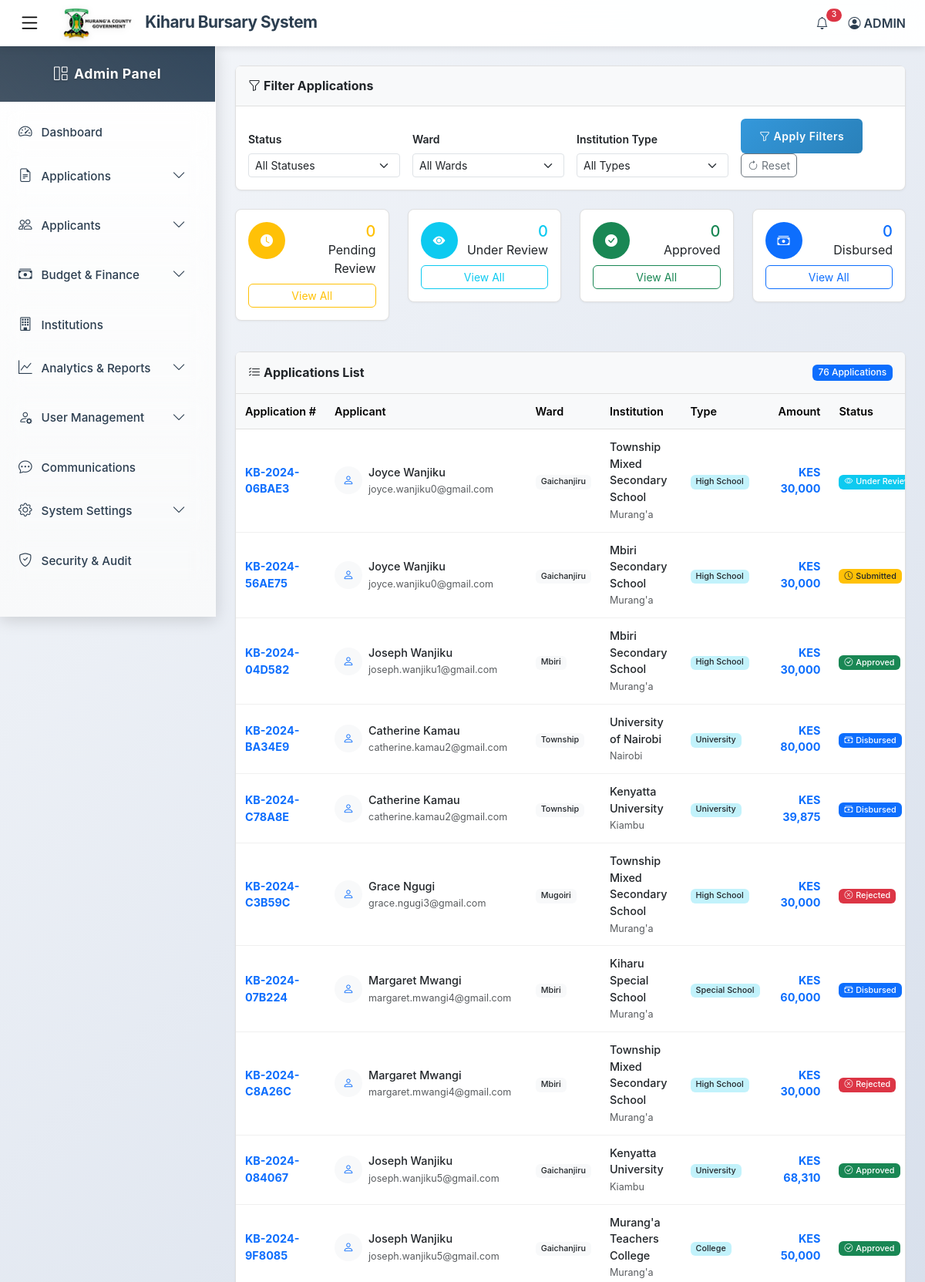
/applications/ (signed in, upper part), run on the app's committed database.
### kiharu_system/models.py (models this page shows, shortened)
class Application(models.Model):
    APPLICATION_STATUS = (
        ('draft', 'Draft'),
        ('submitted', 'Submitted'),
        ('under_review', 'Under Review'),
        ('approved', 'Approved'),
        ('rejected', 'Rejected'),
        ('disbursed', 'Disbursed'),
    )
    application_number = models.CharField(max_length=20, unique=True, editable=False)
    applicant = models.ForeignKey(Applicant, on_delete=models.CASCADE, related_name='applications')
    fiscal_year = models.ForeignKey(FiscalYear, on_delete=models.CASCADE)
    bursary_category = models.ForeignKey(BursaryCategory, on_delete=models.CASCADE)
    institution = models.ForeignKey(Institution, on_delete=models.CASCADE)
    status = models.CharField(max_length=20, choices=APPLICATION_STATUS, default='draft')
    admission_number = models.CharField(max_length=100)
    year_of_study = models.PositiveIntegerField()
    course_name = models.CharField(max_length=200, blank=True, null=True)  # For college/university
    expected_completion_date = models.DateField()
    total_fees_payable = models.DecimalField(max_digits=10, decimal_places=2)
    fees_paid = models.DecimalField(max_digits=10, decimal_places=2)
    fees_balance = models.DecimalField(max_digits=10, decimal_places=2)
    amount_requested = models.DecimalField(max_digits=10, decimal_places=2)
    other_bursaries = models.BooleanField(default=False)
    other_bursaries_amount = models.DecimalField(max_digits=10, decimal_places=2, default=0)
    other_bursaries_source = models.CharField(max_length=200, blank=True, null=True)
    is_orphan = models.BooleanField(default=False)
    is_disabled = models.BooleanField(default=False)
    has_chronic_illness = models.BooleanField(default=False)
    chronic_illness_description = models.TextField(blank=True, null=True)
    date_submitted = models.DateTimeField(auto_now_add=True)
    last_updated = models.DateTimeField(auto_now=True)
    previous_allocation = models.BooleanField(default=False)
    previous_allocation_year = models.CharField(max_length=20, blank=True, null=True)
    previous_allocation_amount = models.DecimalField(max_digits=10, decimal_places=2, default=0)

class Applicant(models.Model):
    GENDER_CHOICES = (
        ('M', 'Male'),
        ('F', 'Female'),
    )
    user = models.OneToOneField(User, on_delete=models.CASCADE, related_name='applicant_profile')
    gender = models.CharField(max_length=1, choices=GENDER_CHOICES)
    date_of_birth = models.DateField()
    id_number = models.CharField(max_length=20, unique=True)
    ward = models.ForeignKey(Ward, on_delete=models.SET_NULL, null=True, related_name='residents')
    location = models.ForeignKey(Location, on_delete=models.SET_NULL, null=True)
    sublocation = models.ForeignKey(SubLocation, on_delete=models.SET_NULL, null=True)
    village = models.ForeignKey(Village, on_delete=models.SET_NULL, null=True)
    physical_address = models.TextField()
    postal_address = models.CharField(max_length=100, blank=True, null=True)
    special_needs = models.BooleanField(default=False)
    special_needs_description = models.TextField(blank=True, null=True)

class User(AbstractUser):
    USER_TYPES = (
        ('applicant', 'Applicant'),
        ('admin', 'Administrator'),
        ('reviewer', 'Application Reviewer'),
        ('finance', 'Finance Officer'),
    )
    user_type = models.CharField(max_length=20, choices=USER_TYPES, default='applicant')
    id_number = models.CharField(max_length=20, unique=True, null=True, blank=True)
    phone_regex = RegexValidator(
        regex=r'^\+254\d{9}$',
        message="Phone number must be entered in the format: '+254XXXXXXXXX'. Exactly 12 digits including country code."
    )
    phone_number = models.CharField(validators=[phone_regex], max_length=17, blank=True)

class Ward(models.Model):
    name = models.CharField(max_length=100)
    description = models.TextField(blank=True, null=True)

class Institution(models.Model):
    INSTITUTION_TYPES = (
        ('highschool', 'High School'),
        ('special_school', 'Special School'),
        ('college', 'College'),
        ('university', 'University'),
    )
    name = models.CharField(max_length=200)
    institution_type = models.CharField(max_length=20, choices=INSTITUTION_TYPES)
    county = models.CharField(max_length=100)
    postal_address = models.CharField(max_length=100, blank=True, null=True)
    phone_number = models.CharField(max_length=20, blank=True, null=True)
    email = models.EmailField(blank=True, null=True)

class BursaryCategory(models.Model):
    CATEGORY_TYPES = (
        ('highschool', 'High School'),
        ('special_school', 'Special School'),
        ('college', 'College'),
        ('university', 'University'),
    )
    name = models.CharField(max_length=100)
    category_type = models.CharField(max_length=20, choices=CATEGORY_TYPES)
    fiscal_year = models.ForeignKey(FiscalYear, on_delete=models.CASCADE, related_name='categories')
    allocation_amount = models.DecimalField(max_digits=12, decimal_places=2)
    max_amount_per_applicant = models.DecimalField(max_digits=10, decimal_places=2)

### kiharu_system/views.py (the view)
# urls.py: path('applications/', views.application_list, name='application_list'),
@login_required
@user_passes_test(is_reviewer)
def application_list(request):
    applications = Application.objects.all().select_related('applicant__user', 'institution', 'bursary_category')
    status = request.GET.get('status')
    ward = request.GET.get('ward')
    institution_type = request.GET.get('institution_type')
    if status:
        applications = applications.filter(status=status)
    if ward:
        applications = applications.filter(applicant__ward__id=ward)
    if institution_type:
        applications = applications.filter(bursary_category__category_type=institution_type)
    paginator = Paginator(applications, 25)
    page_number = request.GET.get('page')
    page_obj = paginator.get_page(page_number)
    wards = Ward.objects.all()
    context = {
        'page_obj': page_obj,
        'wards': wards,
        'current_status': status,
        'current_ward': ward,
        'current_institution_type': institution_type,
    }
    return render(request, 'admin/application_list.html', context)

### templates/admin/application_list.html (shortened to what this page needs)
{% extends 'admin_base.html' %}
{% load humanize %}
{% block content %}
<div class="card mb-4">
    <div class="card-header bg-light py-3">
        <h6 class="m-0 fw-bold">
            <i class="bi bi-funnel me-1"></i>Filter Applications
        </h6>
    </div>
    <div class="card-body">
        <form method="get" class="row g-3 align-items-end">
            <div class="col-md-3">
                <label for="status" class="form-label small fw-semibold">Status</label>
                <select class="form-select form-select-sm" name="status" id="status">
                    <option value="">All Statuses</option>
                </select>
            </div>
            <div class="col-md-3">
                <label for="ward" class="form-label small fw-semibold">Ward</label>
                <select class="form-select form-select-sm" name="ward" id="ward">
                    <option value="">All Wards</option>
                </select>
            </div>
            <div class="col-md-3">
                <label for="institution_type" class="form-label small fw-semibold">Institution Type</label>
                <select class="form-select form-select-sm" name="institution_type" id="institution_type">
                    <option value="">All Types</option>
                </select>
            </div>
            <div class="col-md-3">
                <button type="submit" class="btn btn-primary btn-sm me-1">
                    <i class="bi bi-funnel me-1"></i>Apply Filters
                </button>
                <a href="{% url 'application_list' %}" class="btn btn-outline-secondary btn-sm">
                    <i class="bi bi-arrow-clockwise me-1"></i>Reset
                </a>
            </div>
        </form>
    </div>
</div>
<div class="row mb-4">
    <div class="col-xl-3 col-md-6 mb-3">
        <div class="card card-stats">
            <div class="card-body">
                <div class="row">
                    <div class="col-3">
                        <div class="icon-circle bg-warning text-white">
                            <i class="bi bi-clock-fill"></i>
                        </div>
                    </div>
                    <div class="col-9 text-end">
                        <div class="h5 font-weight-bold text-warning mb-0">{{ pending_count|default:0 }}</div>
                        <span class="text-sm">Pending Review</span>
                    </div>
                </div>
                <div class="mt-2">
                    <a href="?status=submitted" class="btn btn-sm btn-outline-warning w-100">
                        View All
                    </a>
                </div>
            </div>
        </div>
    </div>
    <div class="col-xl-3 col-md-6 mb-3">
        <div class="card card-stats">
            <div class="card-body">
                <div class="row">
                    <div class="col-3">
                        <div class="icon-circle bg-info text-white">
                            <i class="bi bi-eye-fill"></i>
                        </div>
                    </div>
                    <div class="col-9 text-end">
                        <div class="h5 font-weight-bold text-info mb-0">{{ under_review_count|default:0 }}</div>
                        <span class="text-sm">Under Review</span>
                    </div>
                </div>
                <div class="mt-2">
                    <a href="?status=under_review" class="btn btn-sm btn-outline-info w-100">
                        View All
                    </a>
                </div>
            </div>
        </div>
    </div>
    <div class="col-xl-3 col-md-6 mb-3">
        <div class="card card-stats">
            <div class="card-body">
                <div class="row">
                    <div class="col-3">
                        <div class="icon-circle bg-success text-white">
                            <i class="bi bi-check-circle-fill"></i>
                        </div>
                    </div>
                    <div class="col-9 text-end">
                        <div class="h5 font-weight-bold text-success mb-0">{{ approved_count|default:0 }}</div>
                        <span class="text-sm">Approved</span>
                    </div>
                </div>
                <div class="mt-2">
                    <a href="?status=approved" class="btn btn-sm btn-outline-success w-100">
                        View All
                    </a>
                </div>
            </div>
        </div>
    </div>
    <div class="col-xl-3 col-md-6 mb-3">
        <div class="card card-stats">
            <div class="card-body">
                <div class="row">
                    <div class="col-3">
                        <div class="icon-circle bg-primary text-white">
                            <i class="bi bi-cash-stack"></i>
                        </div>
                    </div>
                    <div class="col-9 text-end">
                        <div class="h5 font-weight-bold text-primary mb-0">{{ disbursed_count|default:0 }}</div>
                        <span class="text-sm">Disbursed</span>
                    </div>
                </div>
                <div class="mt-2">
                    <a href="?status=disbursed" class="btn btn-sm btn-outline-primary w-100">
                        View All
                    </a>
                </div>
            </div>
        </div>
    </div>
</div>
<div class="card">
    <div class="card-header bg-light py-3 d-flex justify-content-between align-items-center">
        <h6 class="m-0 fw-bold">
            <i class="bi bi-list-check me-1"></i>Applications List
        </h6>
        <span class="badge bg-primary">{{ page_obj.paginator.count }} Applications</span>
    </div>
    <div class="card-body p-0">
        <div class="table-container">
            <table class="table table-sm table-hover align-middle mb-0">
                <thead class="table-light">
                    <tr>
                        <th>Application #</th>
                        <th>Applicant</th>
                        <th>Ward</th>
                        <th>Institution</th>
                        <th>Type</th>
                        <th class="text-end">Amount</th>
                        <th>Status</th>
                    </tr>
                </thead>
                <tbody>
                    {% for application in page_obj %}
                    <tr>
                        <td>
                            <strong class="text-primary">{{ application.application_number }}</strong>
                        </td>
                        <td>
                            <div class="d-flex align-items-center">
                                <div class="icon-circle-sm bg-light text-primary me-2">
                                    <i class="bi bi-person"></i>
                                </div>
                                <div>
                                    <div class="fw-medium">{{ application.applicant.user.get_full_name }}</div>
                                    <small class="text-muted">{{ application.applicant.user.email }}</small>
                                </div>
                            </div>
                        </td>
                        <td>
                            <span class="badge bg-light text-dark">
                                {{ application.applicant.ward.name|default:"N/A" }}
                            </span>
                        </td>
                        <td>
                            <div>
                                <div class="fw-medium">{{ application.institution.name }}</div>
                                <small class="text-muted">{{ application.institution.county }}</small>
                            </div>
                        </td>
                        <td>
                            <span class="badge bg-info bg-opacity-25 text-dark">
                                {{ application.bursary_category.get_category_type_display }}
                            </span>
                        </td>
                        <td class="text-end fw-bold text-primary">
                            KES {{ application.amount_requested|floatformat:0|intcomma }}
                        </td>
                        <td>
                            {% if application.status == 'submitted' %}
                                <span class="badge bg-warning text-dark">
                                    <i class="bi bi-clock me-1"></i>Submitted
                                </span>
                            {% elif application.status == 'approved' %}
                                <span class="badge bg-success">
                                    <i class="bi bi-check-circle me-1"></i>Approved
                                </span>
                            {% elif application.status == 'rejected' %}
                                <span class="badge bg-danger">
                                    <i class="bi bi-x-circle me-1"></i>Rejected
                                </span>
                            {% elif application.status == 'under_review' %}
                                <span class="badge bg-info">
                                    <i class="bi bi-eye me-1"></i>Under Review
                                </span>
                            {% elif application.status == 'disbursed' %}
                                <span class="badge bg-primary">
                                    <i class="bi bi-cash-stack me-1"></i>Disbursed
                                </span>
                            {% else %}
                                <span class="badge bg-secondary">{{ application.get_status_display }}</span>
                            {% endif %}
                        </td>
                    </tr>
                    {% endfor %}
                </tbody>
            </table>
        </div>
    </div>
</div>
{% endblock %}

### data on the page
Application: application_number "KB-2024-06BAE3", applicant.user.get_full_name "Joyce Wanjiku", applicant.user.email "joyce.wanjiku0@gmail.com", applicant.ward.name "Gaichanjiru", institution.name "Township Mixed Secondary School", institution.county "Murang'a", bursary_category.category_type "High School", amount_requested "30,000", status "under_review" (drawn)
Application: application_number "KB-2024-56AE75", applicant.user.get_full_name "Joyce Wanjiku", applicant.user.email "joyce.wanjiku0@gmail.com", applicant.ward.name "Gaichanjiru", institution.name "Mbiri Secondary School", institution.county "Murang'a", bursary_category.category_type "High School", amount_requested "30,000", status "submitted" (drawn)
Application: application_number "KB-2024-04D582", applicant.user.get_full_name "Joseph Wanjiku", applicant.user.email "joseph.wanjiku1@gmail.com", applicant.ward.name "Mbiri", institution.name "Mbiri Secondary School", institution.county "Murang'a", bursary_category.category_type "High School", amount_requested "30,000", status "approved" (drawn)
Application: application_number "KB-2024-BA34E9", applicant.user.get_full_name "Catherine Kamau", applicant.user.email "catherine.kamau2@gmail.com", applicant.ward.name "Township", institution.name "University of Nairobi", institution.county "Nairobi", bursary_category.category_type "University", amount_requested "80,000", status "disbursed" (drawn)
Application: application_number "KB-2024-C78A8E", applicant.user.get_full_name "Catherine Kamau", applicant.user.email "catherine.kamau2@gmail.com", applicant.ward.name "Township", institution.name "Kenyatta University", institution.county "Kiambu", bursary_category.category_type "University", amount_requested "39,875", status "disbursed" (drawn)
Application: application_number "KB-2024-C3B59C", applicant.user.get_full_name "Grace Ngugi", applicant.user.email "grace.ngugi3@gmail.com", applicant.ward.name "Mugoiri", institution.name "Township Mixed Secondary School", institution.county "Murang'a", bursary_category.category_type "High School", amount_requested "30,000", status "rejected" (drawn)
Application: application_number "KB-2024-07B224", applicant.user.get_full_name "Margaret Mwangi", applicant.user.email "margaret.mwangi4@gmail.com", applicant.ward.name "Mbiri", institution.name "Kiharu Special School", institution.county "Murang'a", bursary_category.category_type "Special School", amount_requested "60,000", status "disbursed" (drawn)
Application: application_number "KB-2024-C8A26C", applicant.user.get_full_name "Margaret Mwangi", applicant.user.email "margaret.mwangi4@gmail.com", applicant.ward.name "Mbiri", institution.name "Township Mixed Secondary School", institution.county "Murang'a", bursary_category.category_type "High School", amount_requested "30,000", status "rejected" (drawn)
Application: application_number "KB-2024-084067", applicant.user.get_full_name "Joseph Wanjiku", applicant.user.email "joseph.wanjiku5@gmail.com", applicant.ward.name "Gaichanjiru", institution.name "Kenyatta University", institution.county "Kiambu", bursary_category.category_type "University", amount_requested "68,310", status "approved" (drawn)
Application: application_number "KB-2024-9F8085", applicant.user.get_full_name "Joseph Wanjiku", applicant.user.email "joseph.wanjiku5@gmail.com", applicant.ward.name "Gaichanjiru", institution.name "Murang'a Teachers College", institution.county "Murang'a", bursary_category.category_type "College", amount_requested "50,000", status "approved" (drawn)

### other printed values
{{ pending_count|default:0 }} "0"
{{ under_review_count|default:0 }} "0"
{{ approved_count|default:0 }} "0"
{{ disbursed_count|default:0 }} "0"
{{ page_obj.paginator.count }} "76"
